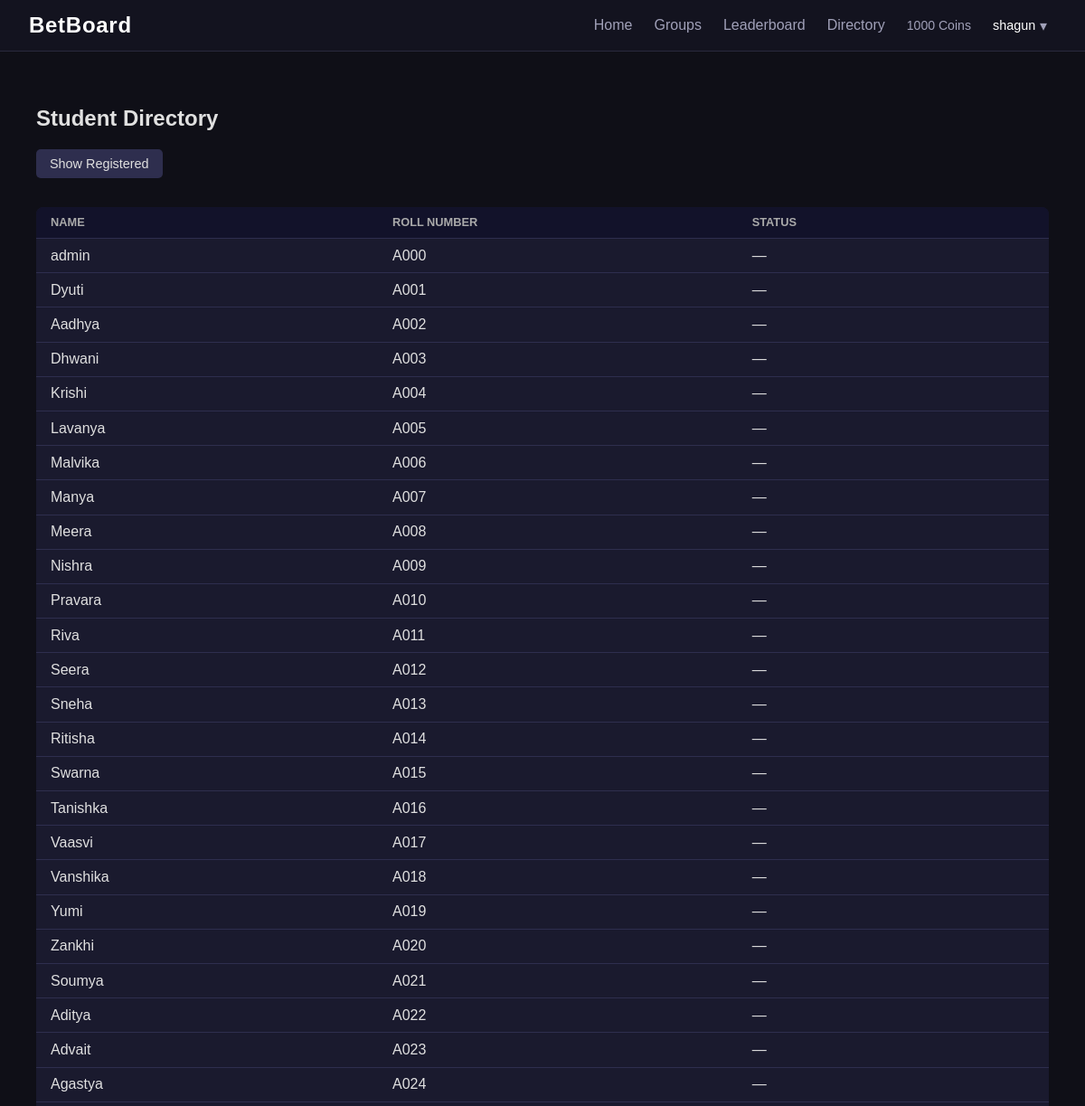
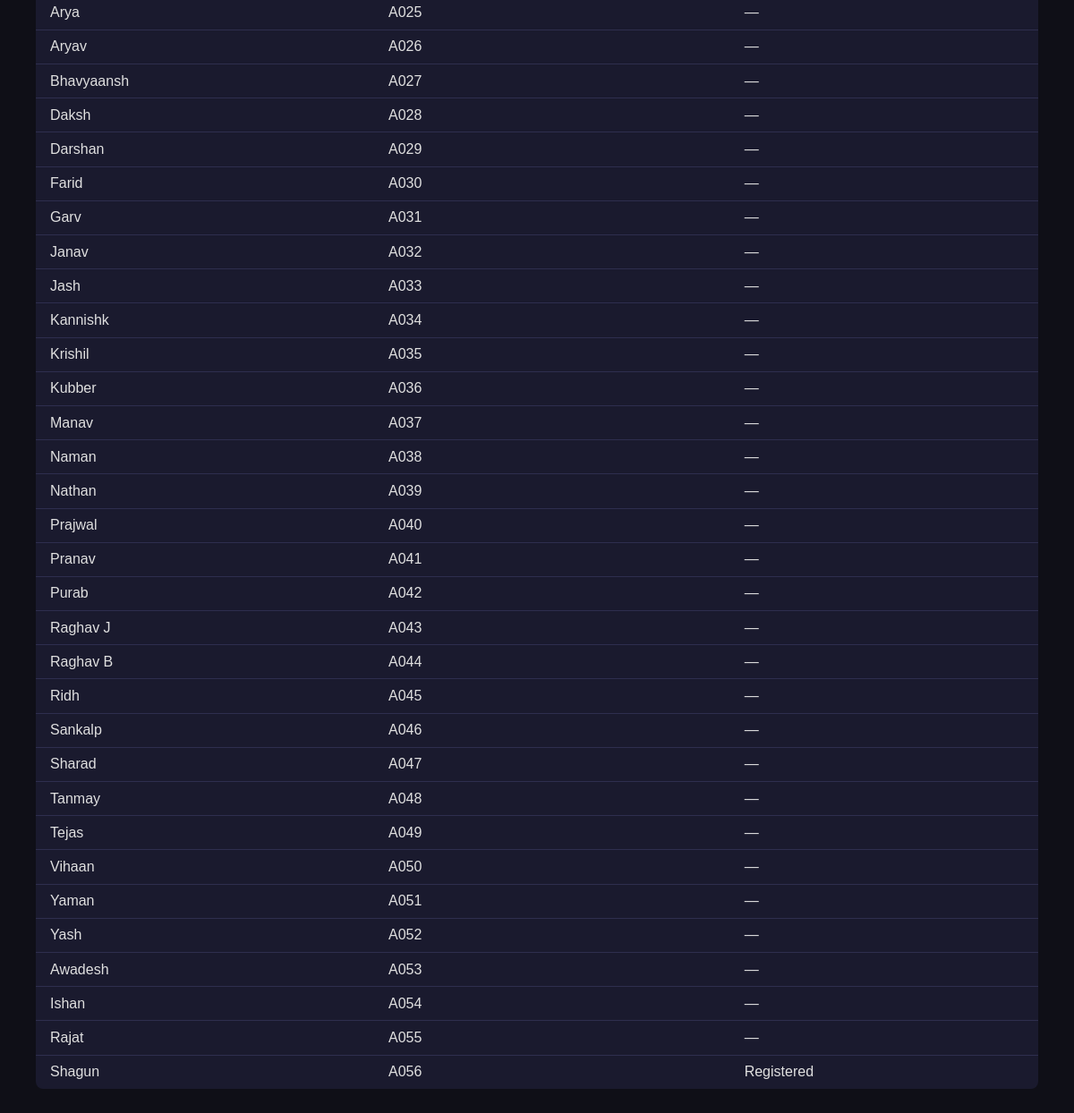
The app's page /directory (signed in) with its own data (2 pictures, top to bottom).
### models.py (models this page shows)
class User(db.Model):
    __tablename__ = "users"
    id = db.Column(db.Integer, primary_key = True)
    username = db.Column(db.String(50), unique = True, nullable = False)
    password_hash = db.Column(db.String(50), nullable = False)
    coins = db.Column(db.Integer, default = 1000)
    created_at = db.Column(db.DateTime, default = datetime.utcnow)
    is_admin = db.Column(db.Boolean, default = False)
    roll_number = db.Column(db.String(20), unique = True, nullable = False)

### routes/auth.py (the view)
@auth_bp.route('/directory')
def directory():
    if "user_id" not in session:
        return redirect(url_for('auth.login'))
    current_user = db.session.get(User, session['user_id'])
    students = load_students()
    entries =[]
    for s in students:
        registered_user = User.query.filter_by(roll_number=s['roll_number'], is_admin=False).first()
        entries.append({
            'name': s['name'],
            'roll_number': s['roll_number'],
            'registered': registered_user is not None,
            'user_id': registered_user.id if registered_user else None
        })
    return render_template('directory.html', entries=entries, current_user=current_user)

### routes/auth.py (called while the page is built)
def load_students():
    path=os.path.join(os.path.dirname(os.path.abspath(__file__)), '..', 'students.csv')
    students = []
    try:
        with open(path, newline='', encoding='utf-8-sig') as f:
            for row in csv.DictReader(f):
                students.append({
                    'name': row['name'].strip(),
                    'roll_number': row['roll_number'].strip().upper()
                })
    except FileNotFoundError:
        pass
    return students

### templates/directory.html (shortened to what this page needs)
{% extends 'base.html' %}
{% block content %}
<div class="container">
    <h2>Student Directory</h2>
    <button id="filter-btn" onclick="toggleFilter()" style="margin-bottom: 16px;"> Show Registered</button>
    <table class="bet-table">
        <thead>
            <tr>
                <th>Name</th>
                <th>Roll Number</th>
                <th>Status</th>
            </tr>
        </thead>
       <tbody id="directory-body">
            {% for e in entries %}
            <tr data-registered="{{ 'yes' if e.registered else 'no' }}">
                <td>{{ e.name }}</td>
                <td>{{ e.roll_number }}</td>
                <td>
                    {% if e.registered %}Registered{% else %}—{% endif %}
                </td>
            </tr>
            {% endfor %}
        </tbody>
    </table>
</div>
{% endblock %}

### templates/base.html (shortened to what this page needs)
<!DOCTYPE html>
<html>
<head>
    <link rel="stylesheet" href="{{url_for('static', filename='css/style.css')}}" </head>
<body>
    <nav class="navbar">
        <a href="{{ url_for('betting.dashboard') }}" class="nav-brand">BetBoard</a>
        {%if session.get('user_id')%}
        <div class="nav-right">
            <a href="{{ url_for('betting.dashboard') }}" class="nav-link">Home</a>
            {%if current_user.is_admin%}
                    <a href="{{url_for('admin.admin_groups')}}" class="nav-link">Manage Groups</a>
                    <a href="{{url_for('admin.create_event')}}" class="nav-link">Create Event</a>
            {%else%}
            <a href="{{ url_for('groups.groups') }}" class="nav-link">Groups</a>
             {%endif%}
            <a href="{{ url_for('betting.leaderboard') }}" class="nav-link">Leaderboard</a>
            <a href="{{ url_for('auth.directory') }}" class="nav-link">Directory</a>
            <span class="nav-coins">{{ current_user.coins }} Coins </span>
            <div class="nav-profile-wrapper">
                <button class="nav-profile-btn" onclick="toggleProfileDropdown()">
                    {{ current_user.username }}
                    <span class="nav-caret">▾</span>
                </button>
            </div>
        </div>
        {%endif%}
    </nav>
    <div class="container">
        {% block content %}{% endblock %}
    </div>
</body>
</html>

### static/css/style.css (style rules this page uses)
body { font-family: Arial; background: #0f0f17; color: #e0e0e0; margin: 0; }
a { color: #7eb8f7; }
.navbar { display: flex; align-items: center; justify-content: space-between; padding: 0 2rem; height: 56px; background: #13131f; border-bottom: 1px solid #2a2a3d; position: sticky; top: 0; z-index: 100; }
.nav-brand { font-size: 1.5rem; font-weight: 700; color: #ffffff; text-decoration: none; letter-spacing: 0.03em; }
.nav-link { color: #a0a0b8; text-decoration: none; font-size:1.0rem; transition: color 0.2s; }
.nav-right { font-size: 1rem; display: flex; align-items: center; gap: 1.5rem; }
.nav-coins { font-size: 0.88rem; color: #a0a0b8; }
.nav-profile-wrapper { position: relative; }
.nav-profile-btn { background: none; border: none; color: #ffffff; font-size: 0.9rem; cursor: pointer; display: flex; align-items: center; gap: 0.3rem; padding: 0; }
.nav-caret { font-size: 1rem; color: #a0a0b8; }
.container { padding: 20px; }
button { padding: 8px 15px; margin-right: 10px; cursor: pointer; border: none; border-radius: 5px; background: #2e2e4e; color: #e0e0e0; font-size: 0.9rem; }
table { width: 100%; border-collapse: collapse; background: #1a1a2e; border-radius: 8px; overflow: hidden; }
th, td { padding: 10px 14px; border-bottom: 1px solid #2e2e4e; text-align: left; }
th { background: #12122a; color: #aaa; font-size: 0.78rem; text-transform: uppercase; }
tr:last-child td { border-bottom: none; }
.bet-table { width: 100%; border-collapse: collapse; margin-top: 1rem; background: #1a1a2e; border-radius: 8px; overflow: hidden; }
.bet-table th, .bet-table td { padding: 0.6rem 1rem; border-bottom: 1px solid #2e2e4e; text-align: left; }
.bet-table th { background: #12122a; color: #aaa; font-size: 0.8rem; text-transform: uppercase; }
.bet-table tr:last-child td { border-bottom: none; }

### records on screen
User: coins "1000", username "shagun", name "Shagun", roll_number "A056", shows "Registered"

### other values on screen
{{ e.name }} "admin" "Dyuti" "Aadhya" "Dhwani" "Krishi" "Lavanya" "Malvika" "Manya" "Meera" "Nishra" "Pravara" "Riva" "Seera" "Sneha" "Ritisha" "Swarna" "Tanishka" "Vaasvi" "Vanshika" "Yumi" "Zankhi" "Soumya" "Aditya" "Advait" "Agastya" "Arya" "Aryav" "Bhavyaansh" "Daksh" "Darshan" "Farid" "Garv" "Janav" "Jash" "Kannishk" "Krishil" "Kubber" "Manav" "Naman" "Nathan" "Prajwal" "Pranav" "Purab" "Raghav J" "Raghav B" "Ridh" "Sankalp" "Sharad" "Tanmay" "Tejas" "Vihaan" "Yaman" "Yash" "Awadesh" "Ishan" "Rajat"
{{ e.roll_number }} "A000" "A001" "A002" "A003" "A004" "A005" "A006" "A007" "A008" "A009" "A010" "A011" "A012" "A013" "A014" "A015" "A016" "A017" "A018" "A019" "A020" "A021" "A022" "A023" "A024" "A025" "A026" "A027" "A028" "A029" "A030" "A031" "A032" "A033" "A034" "A035" "A036" "A037" "A038" "A039" "A040" "A041" "A042" "A043" "A044" "A045" "A046" "A047" "A048" "A049" "A050" "A051" "A052" "A053" "A054" "A055"
